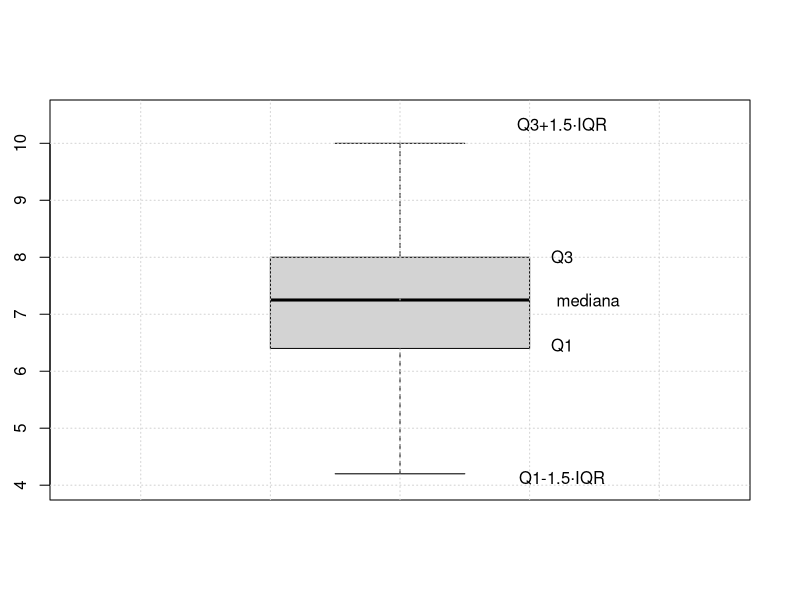
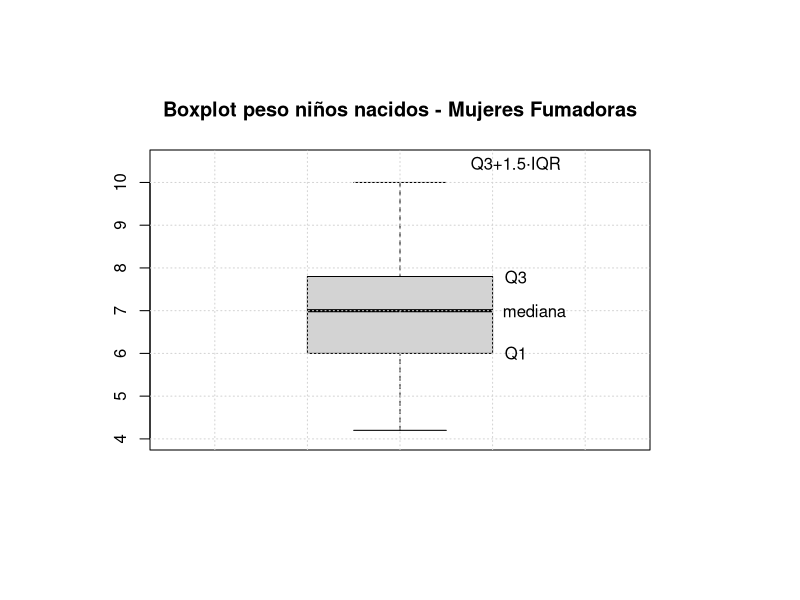
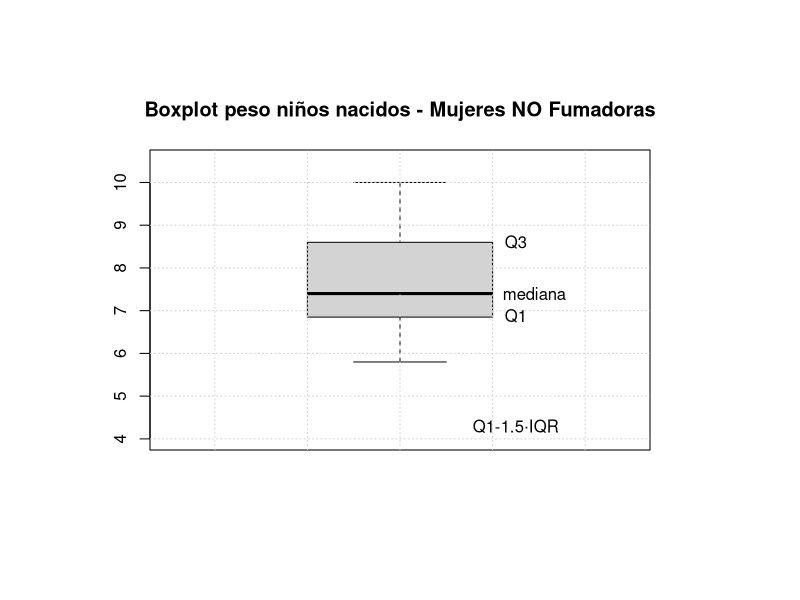

These figures' R source, in order:
## ---- chunk 1
bwt <- read.csv("./data/birthweight_reduced.csv")
head(bwt)
## ---- chunk 2
bwt$smoker <- factor(bwt$smoker,labels=c("NO","YES"))
bwt
## ---- chunk 3
print(paste("La media de nacimientos es:",round(mean(bwt$Birthweight),2)))
print(paste("La mediana de nacimientos es:",median(bwt$Birthweight)))
q1<-quantile(bwt$Birthweight,0.25)
q3<-quantile(bwt$Birthweight,0.75)
print(paste("El primer cuartil Q1 de nacimientos es:",q1))
print(paste("El tercer cuartil Q3 de nacimientos es:",q3))
## ---- chunk 4
X<-bwt$Birthweight
par(pin = c(7, 4)) 
boxplot(X,ylim = c(4, 10.5))
grid()
q1<-quantile(X,0.25)
q3<-quantile(X,0.75)
iqr<-q3-q1
names(iqr)<-"iqr"
limite_superior <- q3+1.5*iqr
limite_inferior <- q1-1.5*iqr

text(1.25,q3,"Q3")
text(1.29,median(X),"mediana")
text(1.25,q1,"Q1")
text(1.25,limite_superior,"Q3+1.5·IQR")
text(1.25,limite_inferior,"Q1-1.5·IQR")
## ---- chunk 5
library(tidyverse)
## ---- chunk 6
bwt |> group_by(smoker) |> summarise(num=n())
## ---- chunk 7
bwt |> group_by(smoker) |> summarise(num=n(), media_pesos = mean(Birthweight))
## ---- chunk 8
bwt |> group_by(smoker) |> summarise(num=n(), varianza_pesos = var(Birthweight))
## ---- chunk 9
fumadoras <- bwt$Birthweight[bwt$smoker == 'YES']
no_fumadoras <- bwt$Birthweight[bwt$smoker == "NO"] 

crear_boxplot <- function(X,tittle) {
par(pin = c(5, 3)) 
boxplot(X,ylim = c(4, 10.5), main=tittle)
grid()
q1<-quantile(X,0.25)
q3<-quantile(X,0.75)
iqr<-q3-q1
names(iqr)<-"iqr"
limite_superior <- q3+1.5*iqr
limite_inferior <- q1-1.5*iqr

text(1.25,q3,"Q3")
text(1.29,median(X),"mediana")
text(1.25,q1,"Q1")
text(1.25,limite_superior,"Q3+1.5·IQR")
text(1.25,limite_inferior,"Q1-1.5·IQR")
}

crear_boxplot(fumadoras, "Boxplot peso niños nacidos - Mujeres Fumadoras")
crear_boxplot(no_fumadoras, "Boxplot peso niños nacidos - Mujeres NO Fumadoras")
## ---- chunk 10
df_sunny <- read.csv("./data/cities_sunny.csv")
head(df_sunny)
## ---- chunk 11

## ---- chunk 12
#hacer esto es igual a ver el total de levels de factor(df$Country), elimina repetidos
paises <- df_sunny |> group_by(Country) |> summarise(num=n())
nrow(paises)
#
ciudades <- factor(df_sunny$City)
nlevels(ciudades)
## ---- chunk 13
ciudades_pais <- df_sunny |> group_by(Country) |> summarise(num=n())
ciudades_pais
## ---- chunk 14
ciudades <- factor(df_sunny$City)
nlevels(ciudades)
## ---- chunk 15
df_sunny[which.max(df_sunny$Jan),"City"]
## ---- chunk 16
df_sunny$horas_E_F_M <- df_sunny$Jan + df_sunny$Feb + df_sunny$Mar
df_sunny[which.max(df_sunny$horas_E_F_M),"City"]

## ---- chunk 17
df_sunny$Year <- as.numeric(gsub(',','',df_sunny$Year))
df_sunny[which.max(df_sunny$Year),"City"]
## ---- chunk 18
df_sunny[which.max(ciudades_pais$num),"City"]
## ---- chunk 19
df_Madrid<- df_sunny[df_sunny$City=='Madrid',]
df_Madrid_media <- rowMeans(df_Madrid[,3:14])
df_Madrid_media

